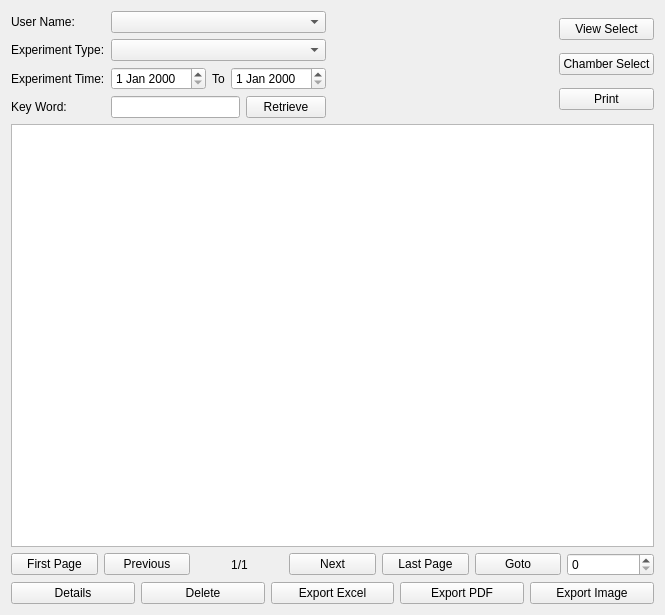
<?xml version="1.0" encoding="UTF-8"?>
<ui version="4.0">
 <class>QFormExperiData</class>
 <widget class="QWidget" name="QFormExperiData">
  <property name="geometry">
   <rect>
    <x>0</x>
    <y>0</y>
    <width>665</width>
    <height>615</height>
   </rect>
  </property>
  <property name="windowTitle">
   <string>Form</string>
  </property>
  <layout class="QVBoxLayout" name="verticalLayout_2">
   <item>
    <layout class="QHBoxLayout" name="horizontalLayout_3">
     <item>
      <layout class="QGridLayout" name="gridLayout">
       <item row="0" column="0">
        <widget class="QLabel" name="label">
         <property name="text">
          <string>User Name:</string>
         </property>
        </widget>
       </item>
       <item row="0" column="1">
        <widget class="QComboBox" name="cBoxUserName"/>
       </item>
       <item row="1" column="0">
        <widget class="QLabel" name="label_2">
         <property name="text">
          <string>Experiment Type:</string>
         </property>
        </widget>
       </item>
       <item row="1" column="1">
        <widget class="QComboBox" name="cBoxExperiType"/>
       </item>
       <item row="2" column="0">
        <widget class="QLabel" name="label_3">
         <property name="text">
          <string>Experiment Time:</string>
         </property>
        </widget>
       </item>
       <item row="2" column="1">
        <layout class="QHBoxLayout" name="horizontalLayout">
         <item>
          <widget class="QDateEdit" name="dateSearchStart"/>
         </item>
         <item>
          <widget class="QLabel" name="label_4">
           <property name="text">
            <string>To</string>
           </property>
          </widget>
         </item>
         <item>
          <widget class="QDateEdit" name="dateSearchEnd"/>
         </item>
        </layout>
       </item>
       <item row="3" column="0">
        <widget class="QLabel" name="label_5">
         <property name="text">
          <string>Key Word:</string>
         </property>
        </widget>
       </item>
       <item row="3" column="1">
        <layout class="QHBoxLayout" name="horizontalLayout_2">
         <item>
          <widget class="QLineEdit" name="editKeyWord"/>
         </item>
         <item>
          <widget class="QPushButton" name="btnRetrieve">
           <property name="text">
            <string>Retrieve</string>
           </property>
          </widget>
         </item>
        </layout>
       </item>
      </layout>
     </item>
     <item>
      <spacer name="horizontalSpacer">
       <property name="orientation">
        <enum>Qt::Horizontal</enum>
       </property>
       <property name="sizeHint" stdset="0">
        <size>
         <width>40</width>
         <height>20</height>
        </size>
       </property>
      </spacer>
     </item>
     <item>
      <layout class="QVBoxLayout" name="verticalLayout">
       <item>
        <widget class="QPushButton" name="btnViewSelect">
         <property name="text">
          <string>View Select</string>
         </property>
        </widget>
       </item>
       <item>
        <widget class="QPushButton" name="btnChamberSelect">
         <property name="text">
          <string>Chamber Select</string>
         </property>
        </widget>
       </item>
       <item>
        <widget class="QPushButton" name="btnPrint">
         <property name="text">
          <string>Print</string>
         </property>
        </widget>
       </item>
      </layout>
     </item>
    </layout>
   </item>
   <item>
    <widget class="QTableView" name="dataTbl"/>
   </item>
   <item>
    <layout class="QHBoxLayout" name="horizontalLayout_4">
     <item>
      <widget class="QPushButton" name="btnFirstPage">
       <property name="text">
        <string>First Page</string>
       </property>
      </widget>
     </item>
     <item>
      <widget class="QPushButton" name="btnPreviousPage">
       <property name="text">
        <string>Previous</string>
       </property>
      </widget>
     </item>
     <item>
      <widget class="QLabel" name="lblCurrentPage">
       <property name="text">
        <string>1/1</string>
       </property>
       <property name="alignment">
        <set>Qt::AlignCenter</set>
       </property>
      </widget>
     </item>
     <item>
      <widget class="QPushButton" name="btnNextPage">
       <property name="text">
        <string>Next</string>
       </property>
      </widget>
     </item>
     <item>
      <widget class="QPushButton" name="btnLastPage">
       <property name="text">
        <string>Last Page</string>
       </property>
      </widget>
     </item>
     <item>
      <widget class="QPushButton" name="btnGotoPage">
       <property name="text">
        <string>Goto</string>
       </property>
      </widget>
     </item>
     <item>
      <widget class="QSpinBox" name="sBoxPageNum"/>
     </item>
    </layout>
   </item>
   <item>
    <layout class="QHBoxLayout" name="horizontalLayout_5">
     <item>
      <widget class="QPushButton" name="btnDetails">
       <property name="text">
        <string>Details</string>
       </property>
      </widget>
     </item>
     <item>
      <widget class="QPushButton" name="btnDelete">
       <property name="text">
        <string>Delete</string>
       </property>
      </widget>
     </item>
     <item>
      <widget class="QPushButton" name="btnExportExcel">
       <property name="text">
        <string>Export Excel</string>
       </property>
      </widget>
     </item>
     <item>
      <widget class="QPushButton" name="btnExportPDF">
       <property name="text">
        <string>Export PDF</string>
       </property>
      </widget>
     </item>
     <item>
      <widget class="QPushButton" name="btnExportImage">
       <property name="text">
        <string>Export Image</string>
       </property>
      </widget>
     </item>
    </layout>
   </item>
  </layout>
 </widget>
 <resources/>
 <connections/>
</ui>
